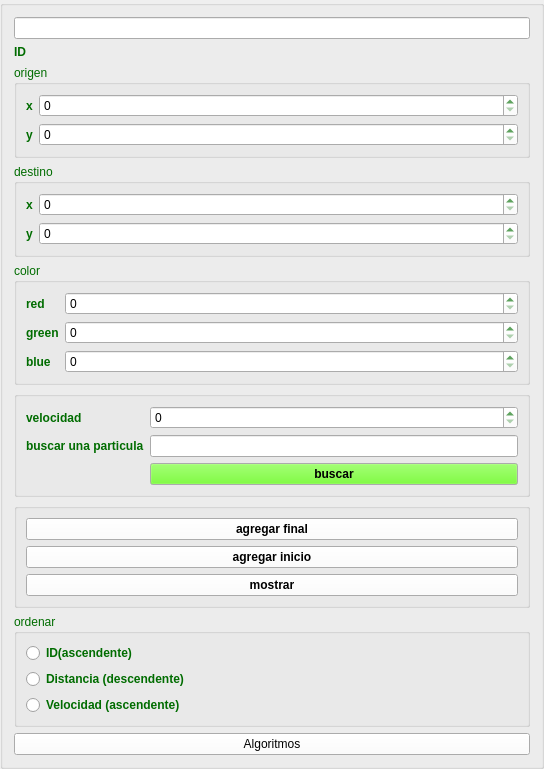
        <widget class="QGroupBox" name="groupBox">
         <property name="minimumSize">
          <size>
           <width>544</width>
           <height>0</height>
          </size>
         </property>
         <property name="palette">
          <palette>
           <active>
            <colorrole role="WindowText">
             <brush brushstyle="SolidPattern">
              <color alpha="255">
               <red>0</red>
               <green>108</green>
               <blue>0</blue>
              </color>
             </brush>
            </colorrole>
            <colorrole role="Button">
             <brush brushstyle="SolidPattern">
              <color alpha="255">
               <red>255</red>
               <green>255</green>
               <blue>255</blue>
              </color>
             </brush>
            </colorrole>
           </active>
           <inactive>
            <colorrole role="WindowText">
             <brush brushstyle="SolidPattern">
              <color alpha="255">
               <red>0</red>
               <green>108</green>
               <blue>0</blue>
              </color>
             </brush>
            </colorrole>
            <colorrole role="Button">
             <brush brushstyle="SolidPattern">
              <color alpha="255">
               <red>255</red>
               <green>255</green>
               <blue>255</blue>
              </color>
             </brush>
            </colorrole>
           </inactive>
           <disabled>
            <colorrole role="WindowText">
             <brush brushstyle="SolidPattern">
              <color alpha="255">
               <red>120</red>
               <green>120</green>
               <blue>120</blue>
              </color>
             </brush>
            </colorrole>
            <colorrole role="Button">
             <brush brushstyle="SolidPattern">
              <color alpha="255">
               <red>255</red>
               <green>255</green>
               <blue>255</blue>
              </color>
             </brush>
            </colorrole>
           </disabled>
          </palette>
         </property>
         <property name="title">
          <string/>
         </property>
         <layout class="QVBoxLayout" name="verticalLayout">
          <item>
           <widget class="QLineEdit" name="lineEdit"/>
          </item>
          <item>
           <widget class="QLabel" name="label_7">
            <property name="font">
             <font>
              <weight>75</weight>
              <bold>true</bold>
             </font>
            </property>
            <property name="text">
             <string>ID</string>
            </property>
           </widget>
          </item>
          <item>
           <widget class="QGroupBox" name="groupBox_2">
            <property name="title">
             <string>origen</string>
            </property>
            <layout class="QFormLayout" name="formLayout_4">
             <item row="0" column="0">
              <widget class="QLabel" name="label_8">
               <property name="font">
                <font>
                 <weight>75</weight>
                 <bold>true</bold>
                </font>
               </property>
               <property name="text">
                <string>x</string>
               </property>
              </widget>
             </item>
             <item row="2" column="0">
              <widget class="QLabel" name="label_9">
               <property name="font">
                <font>
                 <weight>75</weight>
                 <bold>true</bold>
                </font>
               </property>
               <property name="text">
                <string>y</string>
               </property>
              </widget>
             </item>
             <item row="0" column="1">
              <widget class="QSpinBox" name="origenx_spinBox_4">
               <property name="maximum">
                <number>250</number>
               </property>
              </widget>
             </item>
             <item row="2" column="1">
              <widget class="QSpinBox" name="origenY_spinBox">
               <property name="maximum">
                <number>250</number>
               </property>
              </widget>
             </item>
            </layout>
           </widget>
          </item>
          <item>
           <widget class="QGroupBox" name="groupBox_3">
            <property name="title">
             <string>destino</string>
            </property>
            <layout class="QFormLayout" name="formLayout_5">
             <item row="0" column="0">
              <widget class="QLabel" name="label">
               <property name="font">
                <font>
                 <weight>75</weight>
                 <bold>true</bold>
                </font>
               </property>
               <property name="text">
                <string>x</string>
               </property>
              </widget>
             </item>
             <item row="2" column="0">
              <widget class="QLabel" name="label_2">
               <property name="font">
                <font>
                 <weight>75</weight>
                 <bold>true</bold>
                </font>
               </property>
               <property name="text">
                <string>y</string>
               </property>
              </widget>
             </item>
             <item row="0" column="1">
              <widget class="QSpinBox" name="destino_x_spinBox_2">
               <property name="maximum">
                <number>250</number>
               </property>
              </widget>
             </item>
             <item row="2" column="1">
              <widget class="QSpinBox" name="destino_y_spinBox_3">
               <property name="maximum">
                <number>250</number>
               </property>
              </widget>
             </item>
            </layout>
           </widget>
          </item>
          <item>
           <widget class="QGroupBox" name="color">
            <property name="title">
             <string>color</string>
            </property>
            <layout class="QFormLayout" name="formLayout_2">
             <item row="0" column="0">
              <widget class="QLabel" name="label_4">
               <property name="font">
                <font>
                 <weight>75</weight>
                 <bold>true</bold>
                </font>
               </property>
               <property name="text">
                <string>red</string>
               </property>
              </widget>
             </item>
             <item row="2" column="0">
              <widget class="QLabel" name="label_5">
               <property name="font">
                <font>
                 <weight>75</weight>
                 <bold>true</bold>
                </font>
               </property>
               <property name="text">
                <string>green</string>
               </property>
              </widget>
             </item>
             <item row="4" column="0">
              <widget class="QLabel" name="label_6">
               <property name="font">
                <font>
                 <weight>75</weight>
                 <bold>true</bold>
                </font>
               </property>
               <property name="text">
                <string>blue</string>
               </property>
              </widget>
             </item>
             <item row="0" column="1">
              <widget class="QSpinBox" name="red_spinBox_4">
               <property name="maximum">
                <number>250</number>
               </property>
              </widget>
             </item>
             <item row="2" column="1">
              <widget class="QSpinBox" name="green_spinBox_5">
               <property name="maximum">
                <number>250</number>
               </property>
              </widget>
             </item>
             <item row="4" column="1">
              <widget class="QSpinBox" name="blue_spinBox_6">
               <property name="maximum">
                <number>250</number>
               </property>
              </widget>
             </item>
            </layout>
           </widget>
          </item>
          <item>
           <widget class="QGroupBox" name="groupBox_4">
            <property name="title">
             <string/>
            </property>
            <layout class="QFormLayout" name="formLayout">
             <item row="0" column="0">
              <widget class="QLabel" name="label_3">
               <property name="font">
                <font>
                 <weight>75</weight>
                 <bold>true</bold>
                </font>
               </property>
               <property name="text">
                <string>velocidad</string>
               </property>
              </widget>
             </item>
             <item row="3" column="1">
              <widget class="QLineEdit" name="lineEdit_2_buscar"/>
             </item>
             <item row="4" column="1">
              <widget class="QPushButton" name="pushButton_buscars">
               <property name="palette">
                <palette>
                 <active>
                  <colorrole role="WindowText">
                   <brush brushstyle="SolidPattern">
                    <color alpha="255">
                     <red>255</red>
                     <green>255</green>
                     <blue>255</blue>
                    </color>
                   </brush>
                  </colorrole>
                  <colorrole role="Button">
                   <brush brushstyle="SolidPattern">
                    <color alpha="255">
                     <red>85</red>
                     <green>255</green>
                     <blue>0</blue>
                    </color>
                   </brush>
                  </colorrole>
                  <colorrole role="Base">
                   <brush brushstyle="SolidPattern">
                    <color alpha="255">
                     <red>255</red>
                     <green>255</green>
                     <blue>255</blue>
                    </color>
                   </brush>
                  </colorrole>
                 </active>
                 <inactive>
                  <colorrole role="WindowText">
                   <brush brushstyle="SolidPattern">
                    <color alpha="255">
                     <red>255</red>
                     <green>255</green>
                     <blue>255</blue>
                    </color>
                   </brush>
                  </colorrole>
                  <colorrole role="Button">
                   <brush brushstyle="SolidPattern">
                    <color alpha="255">
                     <red>85</red>
                     <green>255</green>
                     <blue>0</blue>
                    </color>
                   </brush>
                  </colorrole>
                  <colorrole role="Base">
                   <brush brushstyle="SolidPattern">
                    <color alpha="255">
                     <red>255</red>
                     <green>255</green>
                     <blue>255</blue>
                    </color>
                   </brush>
                  </colorrole>
                 </inactive>
                 <disabled>
                  <colorrole role="WindowText">
                   <brush brushstyle="SolidPattern">
                    <color alpha="255">
                     <red>120</red>
                     <green>120</green>
                     <blue>120</blue>
                    </color>
                   </brush>
                  </colorrole>
                  <colorrole role="Button">
                   <brush brushstyle="SolidPattern">
                    <color alpha="255">
                     <red>85</red>
                     <green>255</green>
                     <blue>0</blue>
                    </color>
                   </brush>
                  </colorrole>
                  <colorrole role="Base">
                   <brush brushstyle="SolidPattern">
                    <color alpha="255">
                     <red>245</red>
                     <green>240</green>
                     <blue>255</blue>
                    </color>
                   </brush>
                  </colorrole>
                 </disabled>
                </palette>
               </property>
               <property name="font">
                <font>
                 <weight>75</weight>
                 <bold>true</bold>
                </font>
               </property>
               <property name="text">
                <string>buscar</string>
               </property>
              </widget>
             </item>
             <item row="0" column="1">
              <widget class="QSpinBox" name="velocidad_spinBox_3">
               <property name="maximum">
                <number>250</number>
               </property>
              </widget>
             </item>
             <item row="3" column="0">
              <widget class="QLabel" name="label_10">
               <property name="font">
                <font>
                 <weight>75</weight>
                 <bold>true</bold>
                </font>
               </property>
               <property name="text">
                <string>buscar una particula</string>
               </property>
              </widget>
             </item>
            </layout>
           </widget>
          </item>
          <item>
           <widget class="QGroupBox" name="groupBox_6">
            <property name="title">
             <string/>
            </property>
            <layout class="QVBoxLayout" name="verticalLayout_3">
             <item>
              <widget class="QPushButton" name="pushButton_agrega_final_2">
               <property name="enabled">
                <bool>true</bool>
               </property>
               <property name="palette">
                <palette>
                 <active>
                  <colorrole role="Button">
                   <brush brushstyle="SolidPattern">
                    <color alpha="255">
                     <red>255</red>
                     <green>255</green>
                     <blue>255</blue>
                    </color>
                   </brush>
                  </colorrole>
                 </active>
                 <inactive>
                  <colorrole role="Button">
                   <brush brushstyle="SolidPattern">
                    <color alpha="255">
                     <red>255</red>
                     <green>255</green>
                     <blue>255</blue>
                    </color>
                   </brush>
                  </colorrole>
                 </inactive>
                 <disabled>
                  <colorrole role="Button">
                   <brush brushstyle="SolidPattern">
                    <color alpha="255">
                     <red>255</red>
                     <green>255</green>
                     <blue>255</blue>
                    </color>
                   </brush>
                  </colorrole>
                 </disabled>
                </palette>
               </property>
               <property name="font">
                <font>
                 <weight>75</weight>
                 <italic>false</italic>
                 <bold>true</bold>
                 <underline>false</underline>
                 <strikeout>false</strikeout>
                </font>
               </property>
               <property name="autoFillBackground">
                <bool>false</bool>
               </property>
               <property name="styleSheet">
                <string notr="true"/>
               </property>
               <property name="text">
                <string>agregar final</string>
               </property>
              </widget>
             </item>
             <item>
              <widget class="QPushButton" name="pushButton_agrega_inicio_2">
               <property name="font">
                <font>
                 <weight>75</weight>
                 <bold>true</bold>
                </font>
               </property>
               <property name="text">
                <string>agregar inicio</string>
               </property>
              </widget>
             </item>
             <item>
              <widget class="QPushButton" name="pushButton_3_mostar_2">
               <property name="font">
                <font>
                 <weight>75</weight>
                 <bold>true</bold>
                </font>
               </property>
               <property name="text">
                <string>mostrar</string>
               </property>
              </widget>
             </item>
            </layout>
           </widget>
          </item>
          <item>
           <widget class="QGroupBox" name="groupBox_5">
            <property name="title">
             <string>ordenar</string>
            </property>
            <layout class="QVBoxLayout" name="verticalLayout_6">
             <item>
              <widget class="QRadioButton" name="radioButton_ID">
               <property name="font">
                <font>
                 <weight>75</weight>
                 <bold>true</bold>
                </font>
               </property>
               <property name="text">
                <string>ID(ascendente)</string>
               </property>
              </widget>
             </item>
             <item>
              <widget class="QRadioButton" name="radioButton_2_Distancia">
               <property name="font">
                <font>
                 <weight>75</weight>
                 <bold>true</bold>
                </font>
               </property>
               <property name="text">
                <string>Distancia (descendente)</string>
               </property>
              </widget>
             </item>
             <item>
              <widget class="QRadioButton" name="radioButton_3_velocidad">
               <property name="font">
                <font>
                 <weight>75</weight>
                 <bold>true</bold>
                </font>
               </property>
               <property name="text">
                <string>Velocidad (ascendente)</string>
               </property>
              </widget>
             </item>
            </layout>
           </widget>
          </item>
          <item>
           <widget class="QPushButton" name="pushButton_cercanos">
            <property name="text">
             <string>Algoritmos</string>
            </property>
           </widget>
          </item>
         </layout>
        </widget>
